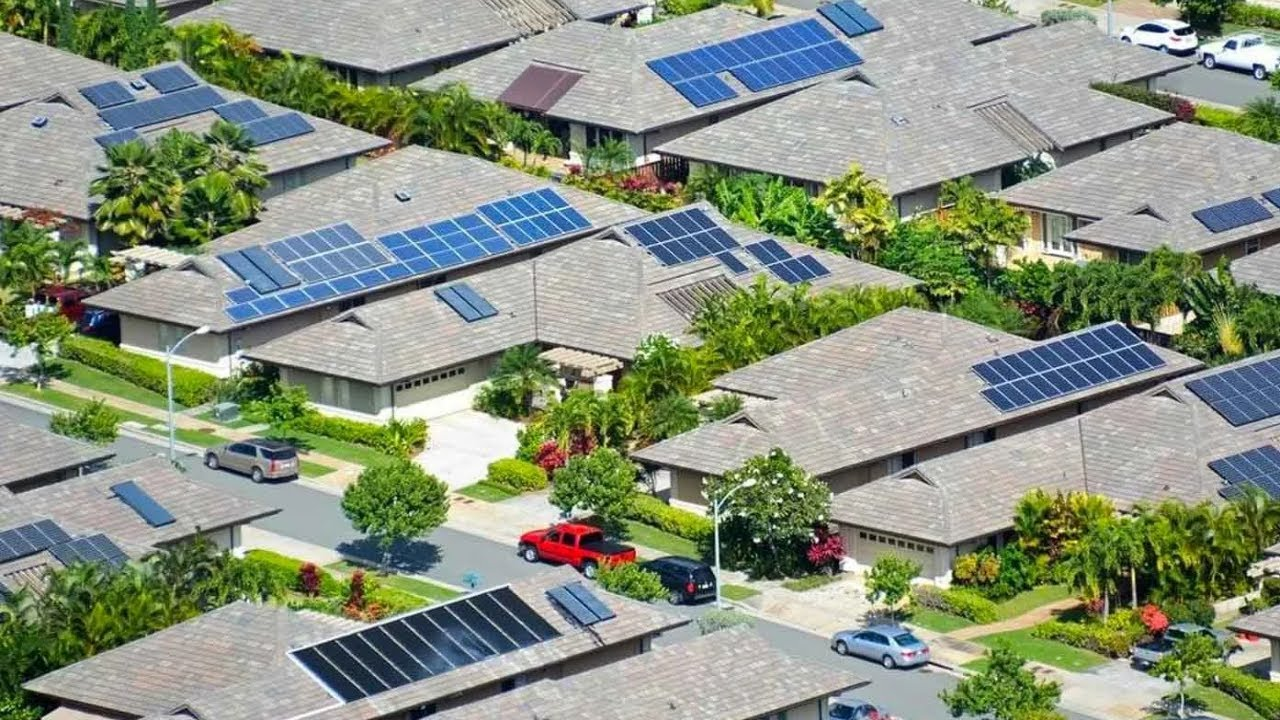
#> input picture satelie image.jpg, 1280 x 720 px
$ python -i image_processor.py   (imports and definitions only)
#> lines starting #> are read from the running program, lines starting #| are printed output that depends on the picture; after the words box and inside, x2 and y2 are one past the last pixel; in counts of white or black regions, pixels touching at a corner belong together
#> further down, picture is the input picture: shape (720, 1280, 3); mean B, G, R 126.1, 146, 136
"""
Image processing module for solar panel detection
"""

import cv2
import numpy as np
from PIL import Image
from skimage.metrics import structural_similarity as ssim
from skimage import exposure
import config


class ImageProcessor:
    """Handles image processing and solar panel detection"""

    # [30 lines left out: functions load_image, preprocess_image, not called in this run]

    @staticmethod
    def detect_solar_panels(image):
        """
        Detect solar panels in the image
        Solar panels typically have dark blue/black colors and rectangular shape
        """
        # Convert to HSV
        hsv = cv2.cvtColor(image, cv2.COLOR_BGR2HSV)
#> hsv: shape (720, 1280, 3); mean H, S, V 54.1, 74.1, 152.6

        # Solar panels are very dark with blue hue (not brown/red)
        # Define range for dark blue color (solar panel specific)
        lower_blue1 = np.array([80, 50, 20])      # Blue range lower
        upper_blue1 = np.array([140, 255, 150])   # Blue range upper

        # Create mask for dark blue colors
        mask1 = cv2.inRange(hsv, lower_blue1, upper_blue1)
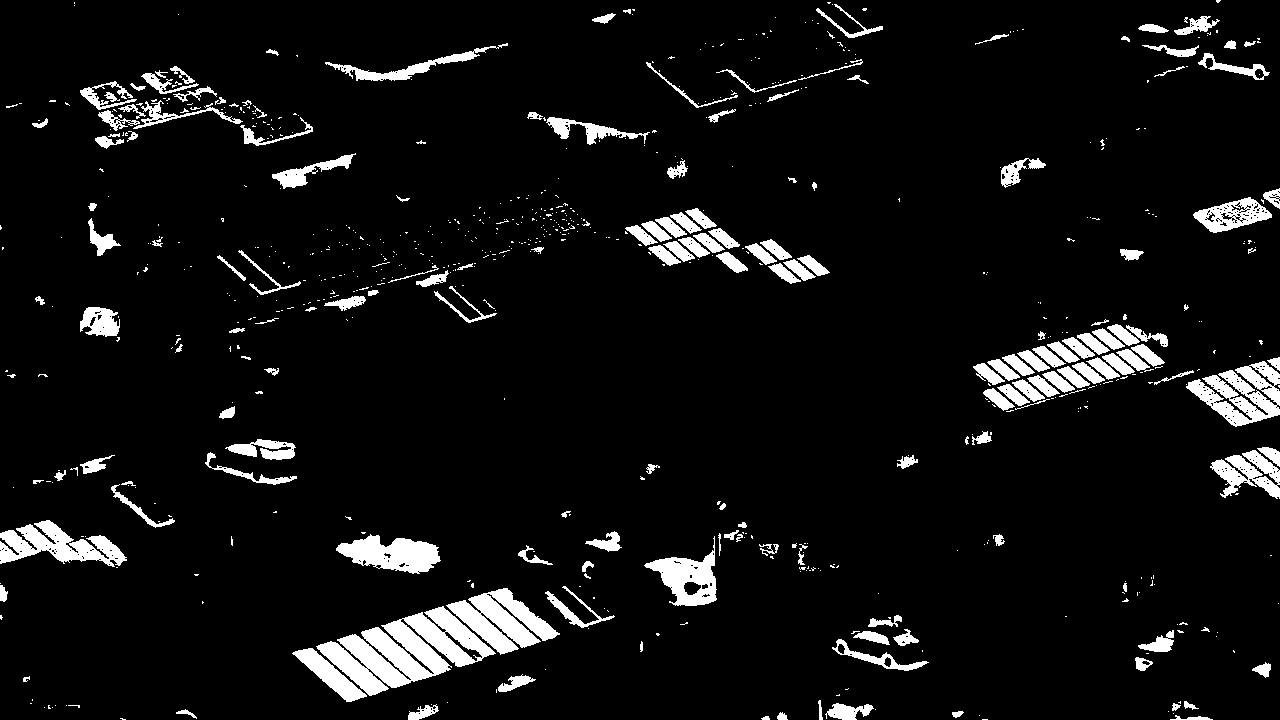
#> mask1: shape (720, 1280); 6.8% white; 737 white regions (565 under 20 px), largest, box (x1, y1, x2, y2) and area: (316, 606, 496, 696) 7613, (446, 588, 560, 655) 3620, (1186, 361, 1280, 427) 3289

        # Exclude brown/red colors (roof material)
        lower_brown = np.array([0, 40, 30])
        upper_brown = np.array([25, 255, 180])
        mask_brown = cv2.inRange(hsv, lower_brown, upper_brown)
#> mask_brown: shape (720, 1280); 1.7% white; 350 white regions (253 under 20 px), largest, box (x1, y1, x2, y2) and area: (615, 163, 681, 199) 925, (343, 567, 384, 623) 909, (9, 207, 83, 234) 832

        lower_brown2 = np.array([160, 40, 30])
        upper_brown2 = np.array([180, 255, 180])
        mask_brown2 = cv2.inRange(hsv, lower_brown2, upper_brown2)
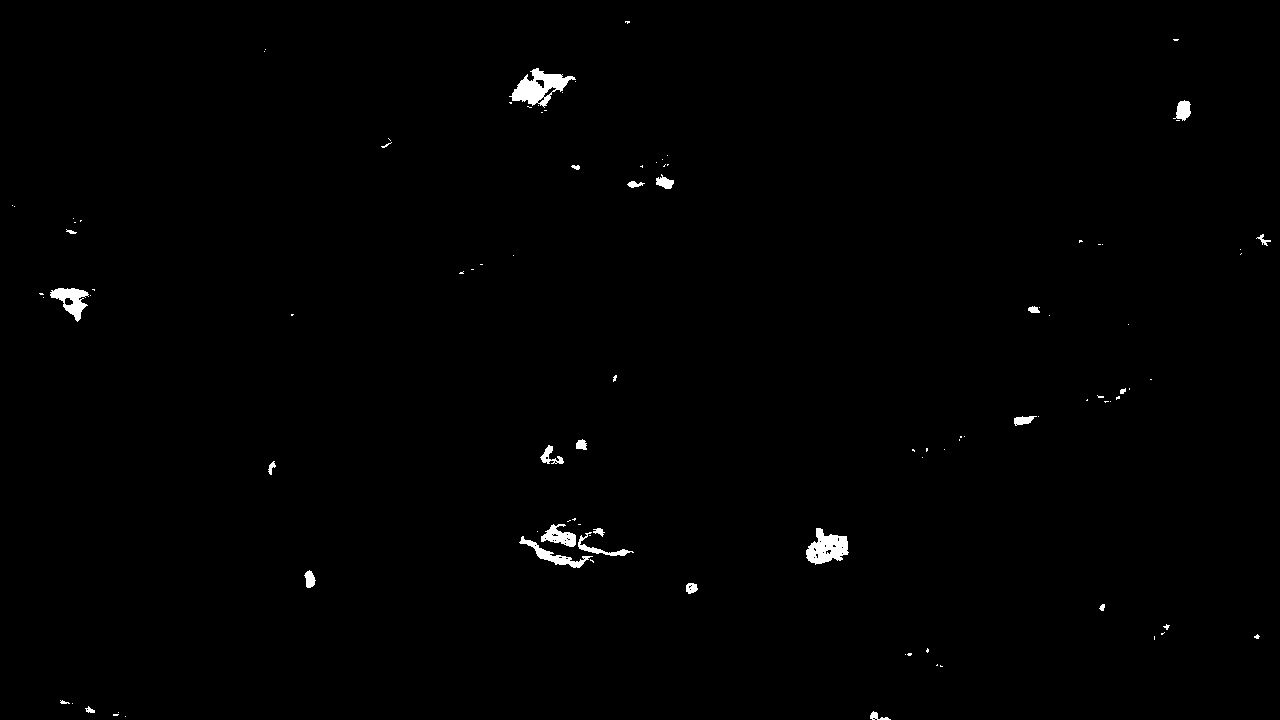
#> mask_brown2: shape (720, 1280); 0.65% white; 102 white regions (76 under 20 px), largest, box (x1, y1, x2, y2) and area: (509, 68, 576, 108) 1182, (806, 528, 849, 565) 962, (50, 288, 89, 322) 625

        # Combine brown masks
        mask_brown_combined = cv2.bitwise_or(mask_brown, mask_brown2)
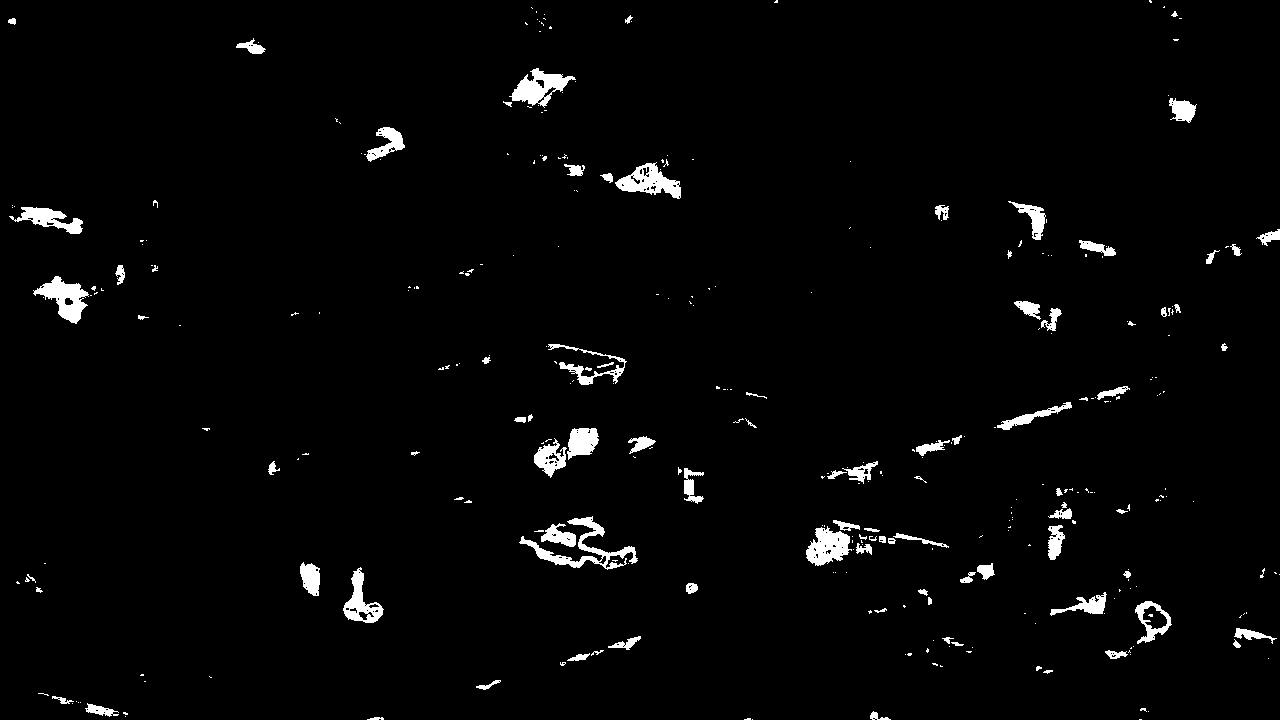
#> mask_brown_combined: shape (720, 1280); 2.4% white; 334 white regions (238 under 20 px), largest, box (x1, y1, x2, y2) and area: (519, 516, 638, 570) 1448, (33, 276, 89, 324) 1211, (509, 68, 576, 108) 1182

        # Remove brown regions from blue mask
        mask = cv2.bitwise_and(mask1, cv2.bitwise_not(mask_brown_combined))

        # Apply morphological operations to improve mask
        kernel = cv2.getStructuringElement(cv2.MORPH_RECT, (7, 7))
        mask = cv2.morphologyEx(mask, cv2.MORPH_CLOSE, kernel)
#> mask: shape (720, 1280); 8.5% white; 303 white regions (195 under 20 px), largest, box (x1, y1, x2, y2) and area: (292, 588, 560, 702) 14078, (973, 314, 1168, 412) 9552, (80, 66, 313, 149) 5940
        mask = cv2.morphologyEx(mask, cv2.MORPH_OPEN, kernel)
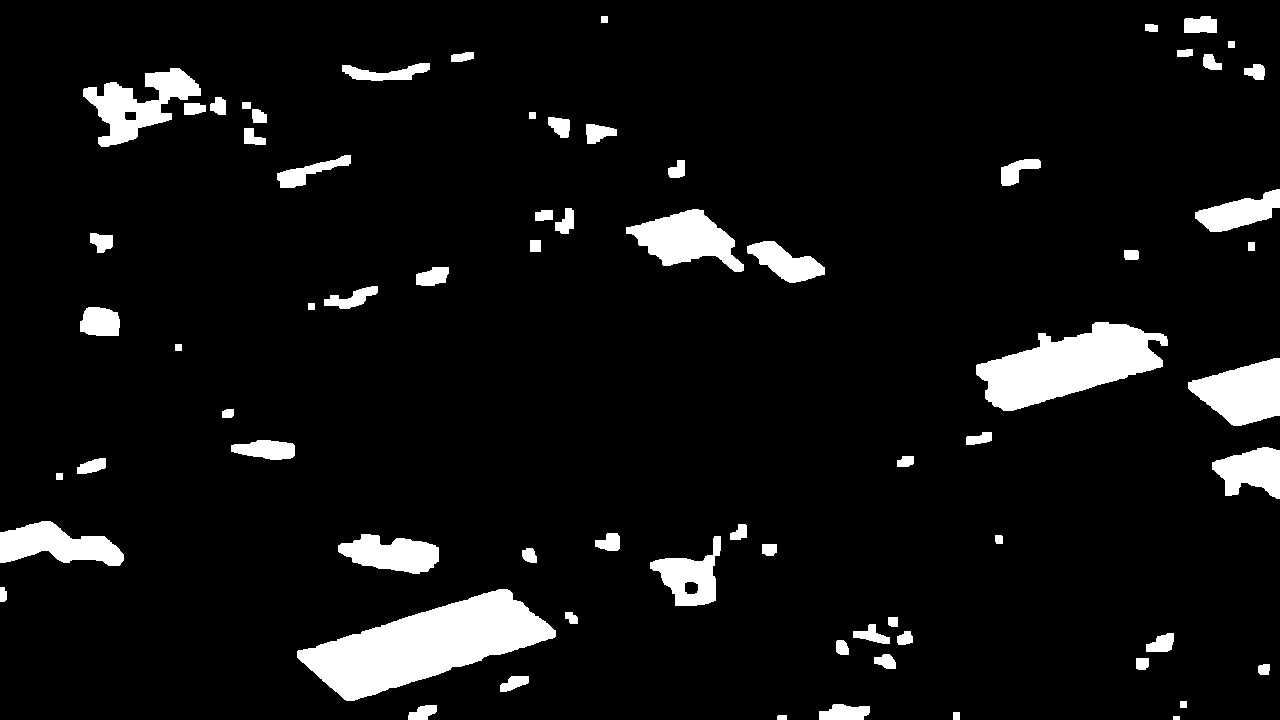
#> mask: shape (720, 1280); 7.1% white; 70 white regions

        # Find contours
        contours, _ = cv2.findContours(mask, cv2.RETR_TREE, cv2.CHAIN_APPROX_SIMPLE)
#> contours = 72 contours, 1 with area under 20; largest, box (x1, y1, x2, y2) and area: (297, 589, 556, 701) 13764, (976, 322, 1168, 411) 9191, (1188, 358, 1280, 426) 4002, (83, 68, 201, 147) 3914, (626, 209, 744, 272) 3880

        # Filter contours by area and shape (solar panels should be rectangular)
        solar_panels = []
        image_area = image.shape[0] * image.shape[1]
#> image_area = 921600
        min_area = image_area * 0.002  # At least 0.2% of image
#> min_area = 1843.2

        for contour in contours:
            area = cv2.contourArea(contour)

            # Check area
            if area < min_area:
                continue

            # Check if contour is roughly rectangular
            perimeter = cv2.arcLength(contour, True)
            if perimeter > 0:
                approx = cv2.approxPolyDP(contour, 0.02 * perimeter, True)

                # Solar panels should have 4 sides (rectangle)
                if len(approx) >= 4:  # Allow more than 4 for irregular rectangles
                    # Check aspect ratio (should be close to rectangular)
                    x, y, w, h = cv2.boundingRect(contour)
                    if h > 0:
                        aspect_ratio = float(w) / h

                        # Accept if aspect ratio is reasonable (not too extreme)
                        if 0.2 < aspect_ratio < 5.0:
                            solar_panels.append(contour)
#> this loop made 72 passes
#> (area, perimeter, approx, x, y, w, h, aspect_ratio) on pass 17: (13763.5, 626.1, [[555, 630], [498, 589], [297, 657], [354, 700]], 297, 589, 259, 112, 2.31)
#> (area, perimeter, x, y, w, h, aspect_ratio) on passes 21, 24, 27, 31, 35, 37: (2411.5, 268.3, 650, 536, 71, 70, 1.01), (2541, 262.7, 338, 534, 101, 40, 2.52), (3232, 324.3, 0, 521, 124, 45, 2.76), (2252.5, 235.6, 1212, 447, 68, 52, 1.31), (4002.5, 276.8, 1188, 358, 92, 68, 1.35), (9191, 558.9, 976, 322, 192, 89, 2.16)
#> after the loop, solar_panels = 10 contours; largest, box (x1, y1, x2, y2) and area: (297, 589, 556, 701) 13764, (976, 322, 1168, 411) 9191, (1188, 358, 1280, 426) 4002, (83, 68, 201, 147) 3914, (626, 209, 744, 272) 3880

        return solar_panels, mask

    # [44 lines left out: functions calculate_solar_coverage, compare_images, draw_solar_panels, not called in this run]

>>> import cv2
>>> picture = cv2.imread('satelie image.jpg')
>>> result = ImageProcessor().detect_solar_panels(picture)
